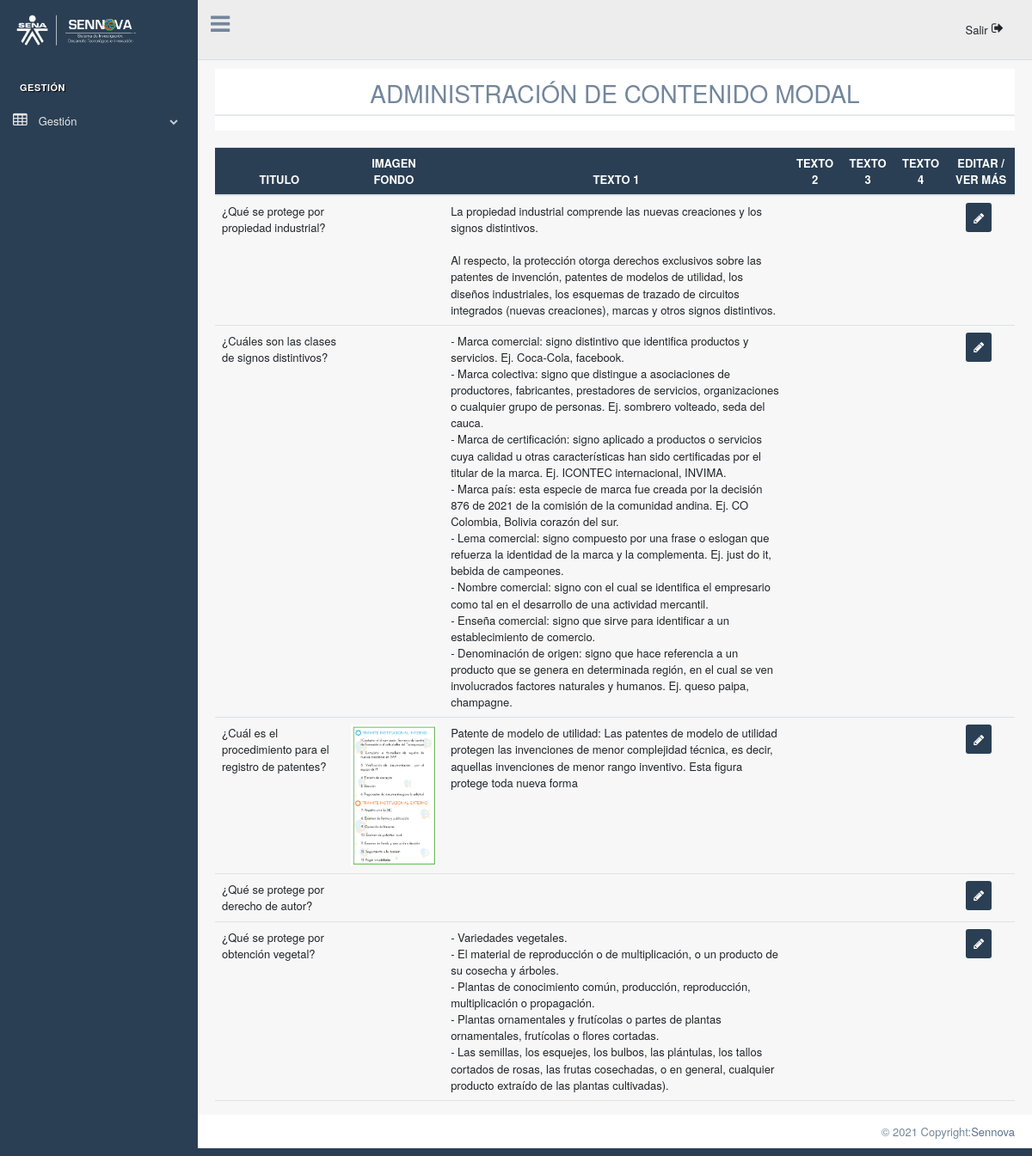
/Admin/ModalsUpi.php (signed in), run on the app's committed database.
### tables this page shows
CREATE TABLE `laupi` (
  `id` int(11) NOT NULL,
  `nombreMenu` varchar(40) DEFAULT NULL,
  `imagenFondo` varchar(200) DEFAULT NULL,
  `titulo` varchar(50) DEFAULT NULL,
  `parrafo` text DEFAULT NULL,
  `boton1` varchar(100) DEFAULT NULL,
  `boton2` varchar(100) DEFAULT NULL,
  `boton3` varchar(100) DEFAULT NULL,
  `boton4` varchar(100) DEFAULT NULL,
  `btCont1` varchar(200) DEFAULT NULL,
  `btCont2` varchar(200) DEFAULT NULL,
  `btCont3` varchar(200) DEFAULT NULL,
  `btCont4` varchar(200) DEFAULT NULL,
  `modalTxt1` varchar(500) DEFAULT NULL,
  `modalImg1` varchar(200) DEFAULT NULL,
  `modalParrafo1` text DEFAULT NULL,
  `modalParra1` text DEFAULT NULL,
  `modalText1` varchar(500) DEFAULT NULL,
  `modalTe1` varchar(500) DEFAULT NULL,
  `modalTx1` varchar(500) DEFAULT NULL,
  `modalTxt2` varchar(500) DEFAULT NULL,
  `modalImg2` varchar(200) DEFAULT NULL,
  `modalParrafo2` text DEFAULT NULL,
  `modalParra2` text DEFAULT NULL,
  `modalText2` varchar(500) DEFAULT NULL,
  `modalTex2` varchar(500) DEFAULT NULL,
  `modalTx2` varchar(500) DEFAULT NULL,
  `modalTe2` varchar(500) DEFAULT NULL,
  `modalTxt3` varchar(500) DEFAULT NULL,
  `modalParrafo3` text DEFAULT NULL,
  `modalParra3` text DEFAULT NULL,
  `modalTe3` varchar(500) DEFAULT NULL,
  `modalText3` varchar(500) DEFAULT NULL,
  `modalImg3` varchar(200) DEFAULT NULL,
  `modalTx3` varchar(500) DEFAULT NULL,
  `modalTex3` varchar(500) DEFAULT NULL,
  `modalTxt4` varchar(500) DEFAULT NULL,
  `modalParrafo4` text DEFAULT NULL,
  `modalParra4` text DEFAULT NULL,
  `modalText4` varchar(500) DEFAULT NULL,
  `modalTex4` varchar(500) DEFAULT NULL,
  `modalImg4` varchar(200) DEFAULT NULL,
  `modalTe4` varchar(500) DEFAULT NULL
);

### Admin/controladores/la_Upi_Consulta.php (called while the page is built)
<?php
$sql = "SELECT * FROM laUpi";
$resultado = $mysqli->query($sql);

### Admin/vistas/ModalsUpi.php (the view)
<div class="col-md-12 col-sm-8">
    <table class="table">
        <thead style="background-color:#2A3F54; color:white;">
            <tr class="text-center" style="text-align: center;">
                <th scope="col">TITULO</th>
                <th scope="col">IMAGEN FONDO</th>
                <th scope="col">TEXTO 1</th>
                <th scope="col">TEXTO 2 </th>
                <th scope="col">TEXTO 3</th>
                <th scope="col">TEXTO 4</th>
                <th scope="col">EDITAR / VER MÁS</th>
            </tr>
        </thead>
        <tbody>
            <tr>
                <?php
                while ($row_Modal = $resultado->fetch_array(MYSQLI_ASSOC)) {
                ?>
                    <td><?php echo $row_Modal['modalTxt1'] ?></td>
                    <td>
                        <img src="<?php echo "controladores/laUpi/Image/" . $row_Modal['modalImg1']; ?>" width="100px" alt="">
                    </td>
                    <td><?php echo $row_Modal['modalParrafo1'] ?></td>
                    <td><?php echo $row_Modal['modalParra1'] ?></td>
                    <td><?php echo $row_Modal['modalText1'] ?></td>
                    <td><?php echo $row_Modal['modalTe1'] ?></td>
                    <td style="align-items: center; text-align: center;"><a  href="EditModal.php?id=<?php echo $row_Modal['id']; ?>"><button type="button" style="background-color: #2A3F54; color:white; text-align: center; align-items: center;" class="btn btn btn-sm"><i class="fa fa-pencil" aria-hidden="true"></i></button></a>
            </tr>
        <?php } ?>
        </tbody>
    </table>
</div>

### Admin/Recursos/Admin.css (style rules this page uses)
table { border-collapse: collapse; }
input, button { height: 34px; }

### data on the page
laupi: modalTxt1 "¿Qué se protege por propiedad industrial?", modalParrafo1 "La propiedad industrial comprende las nuevas creaciones y los signos distintivos. Al respecto, la protección otorga derechos exclusivos sobre las patentes de invención, patentes de modelos de utilidad, los diseños industriales, los esquemas de trazado de circuitos integrados (nuevas creaciones), marcas y otros signos distintivos."
laupi: modalTxt1 "¿Cuáles son las clases de signos distintivos?", modalParrafo1 "- Marca comercial: signo distintivo que identifica productos y servicios. Ej. Coca-Cola, facebook. - Marca colectiva: signo que distingue a asociaciones de productores, fabricantes, prestadores de servicios, organizaciones o cualquier grupo de personas. Ej. sombrero volteado, seda del cauca. - Marca de certificación: signo aplicado a productos o servicios cuya calidad u otras características han sido certificadas por el titular de la marca. Ej. ICONTEC internacional, INVIMA. - Marca país: esta especie de marca fue creada por la decisión 876 de 2021 de la comisión de la comunidad andina. Ej. CO Colombia, Bolivia corazón del sur. - Lema comercial: signo compuesto por una frase o eslogan que…"
laupi: modalTxt1 "¿Cuál es el procedimiento para el registro de patentes?", modalImg1 (picture), modalParrafo1 "Patente de modelo de utilidad: Las patentes de modelo de utilidad protegen las invenciones de menor complejidad técnica, es decir, aquellas invenciones de menor rango inventivo. Esta figura protege toda nueva forma"
laupi: modalTxt1 "¿Qué se protege por derecho de autor?"
laupi: modalTxt1 "¿Qué se protege por obtención vegetal?", modalParrafo1 "- Variedades vegetales. - El material de reproducción o de multiplicación, o un producto de su cosecha y árboles. - Plantas de conocimiento común, producción, reproducción, multiplicación o propagación. - Plantas ornamentales y frutícolas o partes de plantas ornamentales, frutícolas o flores cortadas. - Las semillas, los esquejes, los bulbos, las plántulas, los tallos cortados de rosas, las frutas cosechadas, o en general, cualquier producto extraído de las plantas cultivadas)."
